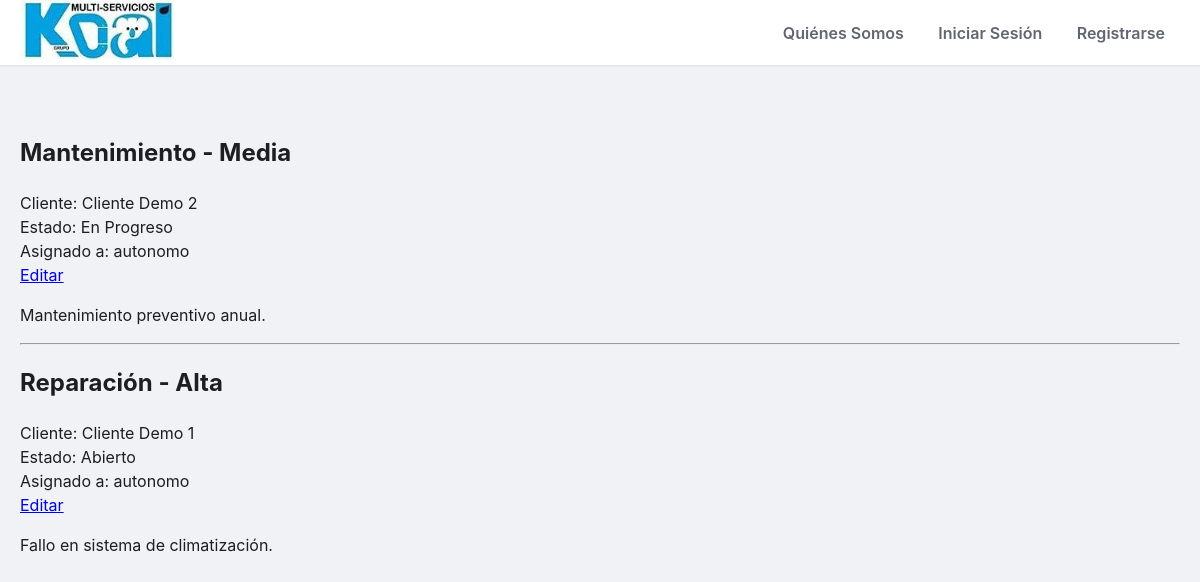
Page /jobs/ (signed in) on the committed database.
### tables this page shows
CREATE TABLE tickets (
  id INTEGER PRIMARY KEY AUTOINCREMENT,
  cliente_id INTEGER,
  direccion_id INTEGER,
  equipo_id INTEGER,
  source TEXT, -- whatsapp, web, llamada, wallapop
  tipo TEXT, -- mantenimiento, averia, instalacion, vertical, impermeabilizacion
  prioridad TEXT, -- baja, media, alta, urgente
  estado TEXT DEFAULT 'abierto',
  sla_due TEXT, -- TIMESTAMP in SQLite is TEXT
  asignado_a INTEGER,
  creado_por INTEGER,
  descripcion TEXT,
  created_at TEXT DEFAULT CURRENT_TIMESTAMP,
  FOREIGN KEY (cliente_id) REFERENCES clientes(id),
  FOREIGN KEY (direccion_id) REFERENCES direcciones(id),
  FOREIGN KEY (equipo_id) REFERENCES equipos(id),
  FOREIGN KEY (asignado_a) REFERENCES users(id),
  FOREIGN KEY (creado_por) REFERENCES users(id)
);

CREATE TABLE clientes (
  id INTEGER PRIMARY KEY AUTOINCREMENT,
  nombre TEXT NOT NULL UNIQUE,
  telefono TEXT,
  email TEXT,
  nif TEXT,
  created_at TEXT DEFAULT CURRENT_TIMESTAMP
);

CREATE TABLE users (
  id INTEGER PRIMARY KEY AUTOINCREMENT,
  username TEXT NOT NULL UNIQUE,
  password_hash TEXT NOT NULL,
  role TEXT, -- This will store the role code (e.g., 'admin', 'cliente')
  nombre TEXT,
  telefono TEXT,
  email TEXT,
  nif TEXT,
  created_at TEXT DEFAULT CURRENT_TIMESTAMP
);

### backend/jobs.py (the view)
@bp.route('/')
@login_required
def list_jobs():
    db = get_db()
    jobs = db.execute(
        '''
        SELECT
            t.id, t.tipo, t.prioridad, t.estado, t.descripcion,
            c.nombre AS client_nombre, u.username AS assigned_user_username
        FROM tickets t
        JOIN clientes c ON t.cliente_id = c.id
        LEFT JOIN users u ON t.asignado_a = u.id
        ORDER BY t.id DESC
        '''
    ).fetchall()
    return render_template('trabajos/list.html', jobs=jobs)

### backend/auth.py (called while the page is built)
@bp.before_app_request
def load_logged_in_user():
    user_id = session.get('user_id')
    if user_id is None:
        g.user = None
    else:
        db = get_db()
        g.user = db.execute(
            'SELECT * FROM users WHERE id = ?', (user_id,)
        ).fetchone()

def login_required(view):
    @functools.wraps(view)
    def wrapped_view(**kwargs):
        if g.user is None:
            return redirect(url_for('auth.login'))
        return view(**kwargs)
    return wrapped_view

### backend/db.py (called while the page is built)
def get_db():
    if "db" not in g:
        try:
            path = current_app.config["DATABASE"]
            os.makedirs(os.path.dirname(path), exist_ok=True)
            g.db = sqlite3.connect(path, detect_types=sqlite3.PARSE_DECLTYPES)
            g.db.row_factory = sqlite3.Row
        except sqlite3.Error as e:
            print(f"ERROR: Could not connect to database in get_db: {e}")
            import traceback
            traceback.print_exc()
            g.db = None # Set g.db to None to avoid repeated attempts
            return None # Return None to indicate failure
    return g.db

### templates/trabajos/list.html (shortened to what this page needs)
{% extends 'base.html' %}
{% block content %}
  {% for job in jobs %}
    <article class="job-item">
      <header>
        <div>
          <h1>{{ job['tipo'] }} - {{ job['prioridad'] }}</h1>
          <div class="about">Cliente: {{ job['client_nombre'] }}</div>
          <div class="about">Estado: {{ job['estado'] }}</div>
          <div class="about">Asignado a: {{ job['assigned_user_username'] }}</div>
        </div>
        {% if g.user %}
          <a class="action" href="{{ url_for('jobs.edit_job', job_id=job['id']) }}">Editar</a>
        {% endif %}
      </header>
      <p class="body">{{ job['descripcion'] }}</p>
    </article>
    {% if not loop.last %}
      <hr>
    {% endif %}
  {% endfor %}
{% endblock %}

### templates/base.html (shortened to what this page needs)
<!DOCTYPE html>
<html lang="es">
<head>
    <link rel="stylesheet" href="{{ url_for('static', filename='style.css') }}">
</head>
<body>
    <header class="main-header">
        <div class="header-container">
            <a href="{{ url_for('index') if current_user.is_authenticated else url_for('auth.login') }}">
                <img src="{{ url_for('static', filename='logo.jpg') }}" alt="Grupo Koal Logo" class="logo">
            </a>
            <nav>
                {% if current_user.is_authenticated %}
                    <a href="{{ url_for('index') }}">Dashboard</a>
                    <a href="{{ url_for('jobs.list_jobs') }}">Trabajos</a>
                    <a href="{{ url_for('jobs.add_job') }}">Añadir Trabajo</a>
                    <a href="{{ url_for('clients.list_clients') }}">Clientes</a>
                    <a href="{{ url_for('services.list_services') }}">Servicios</a>
                    <a href="{{ url_for('materials.list_materials') }}">Materiales</a>
                    <a href="{{ url_for('providers.list_providers') }}">Proveedores</a>
                    <a href="{{ url_for('freelancers.list_freelancers') }}">Autónomos</a>
                    <a href="{{ url_for('reports.financial_reports') }}">Informes Financieros</a>
                    <a href="{{ url_for('jobs.job_approval_list') }}">Aprobación Trabajos</a>
                    <a href="{{ url_for('users.list_users') }}">Usuarios</a>
                    <a href="{{ url_for('notifications.list_notifications') }}">Notificaciones (<span id="notification-count">0</span>)</a>
                    <a href="{{ url_for('profile.user_profile') }}">Perfil</a>
                    <a href="{{ url_for('auth.logout') }}">Cerrar Sesión ({{ current_user.username }})</a>
                {% else %}
                    <a href="{{ url_for('about.about') }}">Quiénes Somos</a>
                    <a href="{{ url_for('auth.login') }}">Iniciar Sesión</a>
                    <a href="{{ url_for('auth.register_general') }}">Registrarse</a>
                {% endif %}
            </nav>
        </div>
    </header>
    <main class="container">
        {% block content %}{% endblock %}
    </main>
</body>
</html>

### static/style.css (style rules this page uses)
body { font-family: -apple-system, BlinkMacSystemFont, "Segoe UI", Roboto, "Helvetica Neue", Arial, sans-serif; background-color: #f0f2f5; color: #1c1e21; line-height: 1.5; margin: 0; padding: 0; }
.container { max-width: 1200px; margin: 0 auto; padding: 20px; }
.main-header { background: #fff; box-shadow: 0 1px 2px rgba(0, 0, 0, 0.1); padding: 0 20px; margin-bottom: 30px; }
.header-container { display: flex; justify-content: space-between; align-items: center; max-width: 1200px; margin: 0 auto; height: 65px; }
.logo { max-height: 60px; width: auto; }
nav a { color: #606770; text-decoration: none; font-weight: 600; padding: 10px 15px; border-radius: 6px; transition: background-color 0.2s; }

### rows in the picture
tickets: tipo "Mantenimiento", prioridad "Media", client_nombre "Cliente Demo 2", estado "En Progreso", assigned_user_username "autonomo", descripcion "Mantenimiento preventivo anual."
tickets: tipo "Reparación", prioridad "Alta", client_nombre "Cliente Demo 1", estado "Abierto", assigned_user_username "autonomo", descripcion "Fallo en sistema de climatización."
